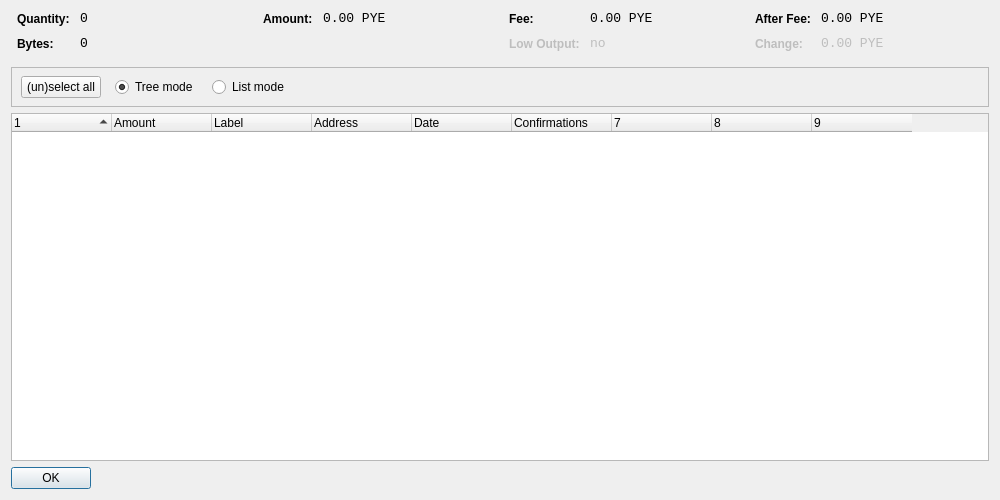
<?xml version="1.0" encoding="UTF-8"?>
<ui version="4.0">
 <class>CoinControlDialog</class>
 <widget class="QDialog" name="CoinControlDialog">
  <property name="geometry">
   <rect>
    <x>0</x>
    <y>0</y>
    <width>1000</width>
    <height>500</height>
   </rect>
  </property>
  <property name="windowTitle">
   <string>Coin Control</string>
  </property>
  <layout class="QVBoxLayout" name="verticalLayout">
   <item>
    <layout class="QHBoxLayout" name="horizontalLayoutTop" stretch="0,0,0,0">
     <property name="topMargin">
      <number>0</number>
     </property>
     <property name="bottomMargin">
      <number>10</number>
     </property>
     <item>
      <layout class="QFormLayout" name="formLayoutCoinControl1">
       <property name="horizontalSpacing">
        <number>10</number>
       </property>
       <property name="verticalSpacing">
        <number>10</number>
       </property>
       <property name="leftMargin">
        <number>6</number>
       </property>
       <property name="rightMargin">
        <number>6</number>
       </property>
       <item row="0" column="0">
        <widget class="QLabel" name="labelCoinControlQuantityText">
         <property name="styleSheet">
          <string notr="true">font-weight:bold;</string>
         </property>
         <property name="text">
          <string>Quantity:</string>
         </property>
        </widget>
       </item>
       <item row="0" column="1">
        <widget class="QLabel" name="labelCoinControlQuantity">
         <property name="font">
          <font>
           <family>Monospace</family>
           <pointsize>10</pointsize>
          </font>
         </property>
         <property name="cursor">
          <cursorShape>IBeamCursor</cursorShape>
         </property>
         <property name="contextMenuPolicy">
          <enum>Qt::ActionsContextMenu</enum>
         </property>
         <property name="text">
          <string notr="true">0</string>
         </property>
         <property name="textInteractionFlags">
          <set>Qt::LinksAccessibleByMouse|Qt::TextSelectableByKeyboard|Qt::TextSelectableByMouse</set>
         </property>
        </widget>
       </item>
       <item row="1" column="0">
        <widget class="QLabel" name="labelCoinControlBytesText">
         <property name="styleSheet">
          <string notr="true">font-weight:bold;</string>
         </property>
         <property name="text">
          <string>Bytes:</string>
         </property>
        </widget>
       </item>
       <item row="1" column="1">
        <widget class="QLabel" name="labelCoinControlBytes">
         <property name="font">
          <font>
           <family>Monospace</family>
           <pointsize>10</pointsize>
          </font>
         </property>
         <property name="cursor">
          <cursorShape>IBeamCursor</cursorShape>
         </property>
         <property name="contextMenuPolicy">
          <enum>Qt::ActionsContextMenu</enum>
         </property>
         <property name="text">
          <string notr="true">0</string>
         </property>
         <property name="textInteractionFlags">
          <set>Qt::LinksAccessibleByMouse|Qt::TextSelectableByKeyboard|Qt::TextSelectableByMouse</set>
         </property>
        </widget>
       </item>
      </layout>
     </item>
     <item>
      <layout class="QFormLayout" name="formLayoutCoinControl2">
       <property name="horizontalSpacing">
        <number>10</number>
       </property>
       <property name="verticalSpacing">
        <number>10</number>
       </property>
       <property name="leftMargin">
        <number>6</number>
       </property>
       <property name="rightMargin">
        <number>6</number>
       </property>
       <item row="0" column="0">
        <widget class="QLabel" name="labelCoinControlAmountText">
         <property name="styleSheet">
          <string notr="true">font-weight:bold;</string>
         </property>
         <property name="text">
          <string>Amount:</string>
         </property>
        </widget>
       </item>
       <item row="0" column="1">
        <widget class="QLabel" name="labelCoinControlAmount">
         <property name="font">
          <font>
           <family>Monospace</family>
           <pointsize>10</pointsize>
          </font>
         </property>
         <property name="cursor">
          <cursorShape>IBeamCursor</cursorShape>
         </property>
         <property name="contextMenuPolicy">
          <enum>Qt::ActionsContextMenu</enum>
         </property>
         <property name="text">
          <string notr="true">0.00 PYE</string>
         </property>
         <property name="textInteractionFlags">
          <set>Qt::LinksAccessibleByMouse|Qt::TextSelectableByKeyboard|Qt::TextSelectableByMouse</set>
         </property>
        </widget>
       </item>
      </layout>
     </item>
     <item>
      <layout class="QFormLayout" name="formLayoutCoinControl3">
       <property name="horizontalSpacing">
        <number>10</number>
       </property>
       <property name="verticalSpacing">
        <number>10</number>
       </property>
       <property name="leftMargin">
        <number>6</number>
       </property>
       <property name="rightMargin">
        <number>6</number>
       </property>
       <item row="0" column="0">
        <widget class="QLabel" name="labelCoinControlFeeText">
         <property name="styleSheet">
          <string notr="true">font-weight:bold;</string>
         </property>
         <property name="text">
          <string>Fee:</string>
         </property>
        </widget>
       </item>
       <item row="0" column="1">
        <widget class="QLabel" name="labelCoinControlFee">
         <property name="font">
          <font>
           <family>Monospace</family>
           <pointsize>10</pointsize>
          </font>
         </property>
         <property name="cursor">
          <cursorShape>IBeamCursor</cursorShape>
         </property>
         <property name="contextMenuPolicy">
          <enum>Qt::ActionsContextMenu</enum>
         </property>
         <property name="text">
          <string notr="true">0.00 PYE</string>
         </property>
         <property name="textInteractionFlags">
          <set>Qt::LinksAccessibleByMouse|Qt::TextSelectableByKeyboard|Qt::TextSelectableByMouse</set>
         </property>
        </widget>
       </item>
       <item row="1" column="0">
        <widget class="QLabel" name="labelCoinControlLowOutputText">
         <property name="enabled">
          <bool>false</bool>
         </property>
         <property name="styleSheet">
          <string notr="true">font-weight:bold;</string>
         </property>
         <property name="text">
          <string>Low Output:</string>
         </property>
        </widget>
       </item>
       <item row="1" column="1">
        <widget class="QLabel" name="labelCoinControlLowOutput">
         <property name="enabled">
          <bool>false</bool>
         </property>
         <property name="font">
          <font>
           <family>Monospace</family>
           <pointsize>10</pointsize>
          </font>
         </property>
         <property name="cursor">
          <cursorShape>IBeamCursor</cursorShape>
         </property>
         <property name="contextMenuPolicy">
          <enum>Qt::ActionsContextMenu</enum>
         </property>
         <property name="text">
          <string notr="true">no</string>
         </property>
         <property name="textInteractionFlags">
          <set>Qt::LinksAccessibleByMouse|Qt::TextSelectableByKeyboard|Qt::TextSelectableByMouse</set>
         </property>
        </widget>
       </item>
      </layout>
     </item>
     <item>
      <layout class="QFormLayout" name="formLayoutCoinControl4">
       <property name="horizontalSpacing">
        <number>10</number>
       </property>
       <property name="verticalSpacing">
        <number>10</number>
       </property>
       <property name="leftMargin">
        <number>6</number>
       </property>
       <property name="rightMargin">
        <number>6</number>
       </property>
       <item row="0" column="0">
        <widget class="QLabel" name="labelCoinControlAfterFeeText">
         <property name="styleSheet">
          <string notr="true">font-weight:bold;</string>
         </property>
         <property name="text">
          <string>After Fee:</string>
         </property>
        </widget>
       </item>
       <item row="0" column="1">
        <widget class="QLabel" name="labelCoinControlAfterFee">
         <property name="font">
          <font>
           <family>Monospace</family>
           <pointsize>10</pointsize>
          </font>
         </property>
         <property name="cursor">
          <cursorShape>IBeamCursor</cursorShape>
         </property>
         <property name="contextMenuPolicy">
          <enum>Qt::ActionsContextMenu</enum>
         </property>
         <property name="text">
          <string notr="true">0.00 PYE</string>
         </property>
         <property name="textInteractionFlags">
          <set>Qt::LinksAccessibleByMouse|Qt::TextSelectableByKeyboard|Qt::TextSelectableByMouse</set>
         </property>
        </widget>
       </item>
       <item row="1" column="0">
        <widget class="QLabel" name="labelCoinControlChangeText">
         <property name="enabled">
          <bool>false</bool>
         </property>
         <property name="styleSheet">
          <string notr="true">font-weight:bold;</string>
         </property>
         <property name="text">
          <string>Change:</string>
         </property>
        </widget>
       </item>
       <item row="1" column="1">
        <widget class="QLabel" name="labelCoinControlChange">
         <property name="enabled">
          <bool>false</bool>
         </property>
         <property name="font">
          <font>
           <family>Monospace</family>
           <pointsize>10</pointsize>
          </font>
         </property>
         <property name="cursor">
          <cursorShape>IBeamCursor</cursorShape>
         </property>
         <property name="contextMenuPolicy">
          <enum>Qt::ActionsContextMenu</enum>
         </property>
         <property name="text">
          <string notr="true">0.00 PYE</string>
         </property>
         <property name="textInteractionFlags">
          <set>Qt::LinksAccessibleByMouse|Qt::TextSelectableByKeyboard|Qt::TextSelectableByMouse</set>
         </property>
        </widget>
       </item>
      </layout>
     </item>
    </layout>
   </item>
   <item>
    <widget class="QFrame" name="frame">
     <property name="minimumSize">
      <size>
       <width>0</width>
       <height>40</height>
      </size>
     </property>
     <property name="frameShape">
      <enum>QFrame::StyledPanel</enum>
     </property>
     <property name="frameShadow">
      <enum>QFrame::Sunken</enum>
     </property>
     <widget class="QWidget" name="horizontalLayoutWidget">
      <property name="geometry">
       <rect>
        <x>10</x>
        <y>0</y>
        <width>781</width>
        <height>41</height>
       </rect>
      </property>
      <layout class="QHBoxLayout" name="horizontalLayoutPanel" stretch="0,0,0,0,0">
       <property name="spacing">
        <number>14</number>
       </property>
       <item>
        <widget class="QPushButton" name="pushButtonSelectAll">
         <property name="sizePolicy">
          <sizepolicy hsizetype="Maximum" vsizetype="Fixed">
           <horstretch>0</horstretch>
           <verstretch>0</verstretch>
          </sizepolicy>
         </property>
         <property name="text">
          <string>(un)select all</string>
         </property>
        </widget>
       </item>
       <item>
        <widget class="QRadioButton" name="radioTreeMode">
         <property name="sizePolicy">
          <sizepolicy hsizetype="Maximum" vsizetype="Fixed">
           <horstretch>0</horstretch>
           <verstretch>0</verstretch>
          </sizepolicy>
         </property>
         <property name="text">
          <string>Tree mode</string>
         </property>
         <property name="checked">
          <bool>true</bool>
         </property>
        </widget>
       </item>
       <item>
        <widget class="QRadioButton" name="radioListMode">
         <property name="sizePolicy">
          <sizepolicy hsizetype="Maximum" vsizetype="Fixed">
           <horstretch>0</horstretch>
           <verstretch>0</verstretch>
          </sizepolicy>
         </property>
         <property name="text">
          <string>List mode</string>
         </property>
        </widget>
       </item>
       <item>
        <spacer name="horizontalSpacer">
         <property name="orientation">
          <enum>Qt::Horizontal</enum>
         </property>
         <property name="sizeHint" stdset="0">
          <size>
           <width>40</width>
           <height>20</height>
          </size>
         </property>
        </spacer>
       </item>
      </layout>
     </widget>
    </widget>
   </item>
   <item>
    <widget class="CoinControlTreeWidget" name="treeWidget">
     <property name="contextMenuPolicy">
      <enum>Qt::CustomContextMenu</enum>
     </property>
     <property name="sortingEnabled">
      <bool>false</bool>
     </property>
     <property name="columnCount">
      <number>9</number>
     </property>
     <attribute name="headerShowSortIndicator" stdset="0">
      <bool>true</bool>
     </attribute>
     <attribute name="headerStretchLastSection">
      <bool>false</bool>
     </attribute>
     <column>
      <property name="text">
       <string/>
      </property>
     </column>
     <column>
      <property name="text">
       <string>Amount</string>
      </property>
     </column>
     <column>
      <property name="text">
       <string>Label</string>
      </property>
     </column>
     <column>
      <property name="text">
       <string>Address</string>
      </property>
     </column>
     <column>
      <property name="text">
       <string>Date</string>
      </property>
     </column>
     <column>
      <property name="text">
       <string>Confirmations</string>
      </property>
      <property name="toolTip">
       <string>Confirmed</string>
      </property>
     </column>
     <column>
      <property name="text">
       <string/>
      </property>
     </column>
     <column>
      <property name="text">
       <string/>
      </property>
     </column>
     <column>
      <property name="text">
       <string/>
      </property>
     </column>
     <column>
      <property name="text">
       <string/>
      </property>
     </column>
    </widget>
   </item>
   <item>
    <widget class="QDialogButtonBox" name="buttonBox">
     <property name="sizePolicy">
      <sizepolicy hsizetype="Maximum" vsizetype="Fixed">
       <horstretch>0</horstretch>
       <verstretch>0</verstretch>
      </sizepolicy>
     </property>
     <property name="orientation">
      <enum>Qt::Horizontal</enum>
     </property>
     <property name="standardButtons">
      <set>QDialogButtonBox::Ok</set>
     </property>
    </widget>
   </item>
  </layout>
 </widget>
 <customwidgets>
  <customwidget>
   <class>CoinControlTreeWidget</class>
   <extends>QTreeWidget</extends>
   <header>coincontroltreewidget.h</header>
  </customwidget>
 </customwidgets>
 <resources/>
 <connections/>
</ui>
